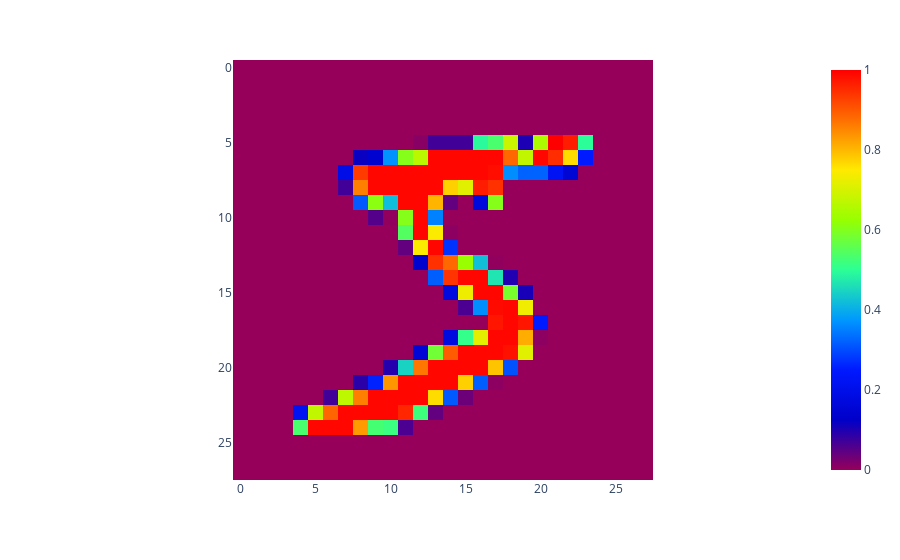

This figure's notebook cell:
### Code cell
px.imshow(train_dataset[0].reshape(28, 28), color_continuous_scale='Rainbow')

### Figure 1 — Plotly figure (JSON) as saved in the notebook; plotly's stock layout.template omitted (floating-point values rounded to 4 significant figures; data arrays with more than 128 entries replaced by an {"elided": "..."} marker saying what was removed)
{"data": [{"coloraxis": "coloraxis", "hovertemplate": "x: %{x}<br>y: %{y}<br>color: %{z}<extra></extra>", "name": "0", "type": "heatmap", "xaxis": "x", "yaxis": "y", "z": {"elided": "28x28 float values"}}], "layout": {"coloraxis": {"colorscale": [[0, "rgb(150,0,90)"], [0.125, "rgb(0,0,200)"], [0.25, "rgb(0,25,255)"], [0.375, "rgb(0,152,255)"], [0.5, "rgb(44,255,150)"], [0.625, "rgb(151,255,0)"], [0.75, "rgb(255,234,0)"], [0.875, "rgb(255,111,0)"], [1, "rgb(255,0,0)"]]}, "margin": {"t": 60}, "xaxis": {"anchor": "y", "constrain": "domain", "domain": [0, 1], "scaleanchor": "y"}, "yaxis": {"anchor": "x", "autorange": "reversed", "constrain": "domain", "domain": [0, 1]}}}
